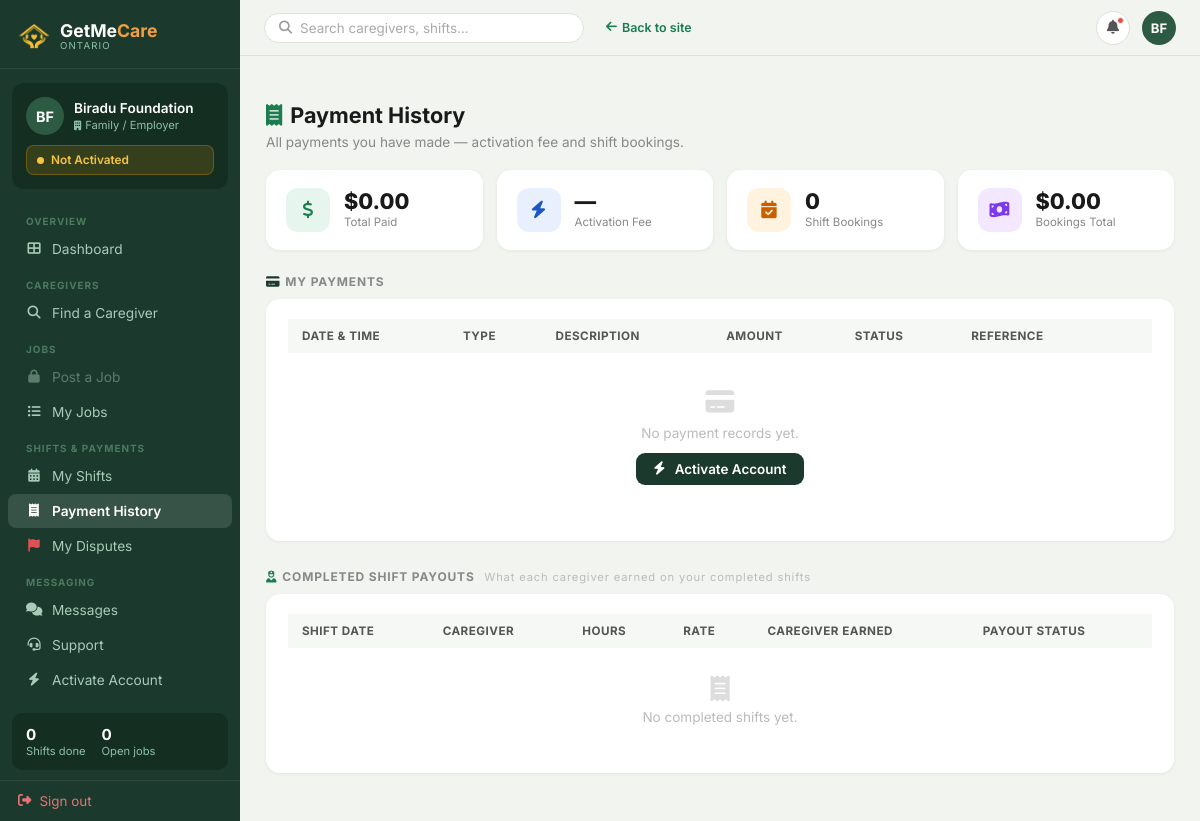
The page /employer/payments/ (signed in) on the database its author committed.
### Account/models.py (models this page shows, shortened)
class CustomUser(AbstractUser):
    EMPLOYER = 'employer'
    CAREGIVER = 'caregiver'
    ROLE_CHOICES = [
        (EMPLOYER, 'Employer / Family'),
        (CAREGIVER, 'Caregiver / PSW'),
    ]
    role = models.CharField(
        max_length=20,
        choices=ROLE_CHOICES,
        default=EMPLOYER,
    )
    phone = models.CharField(max_length=20, blank=True)
    @property
    def is_admin(self):
        return self.is_superuser or self.is_staff
    @property
    def is_employer(self):
        return self.role == self.EMPLOYER and not self.is_admin
    @property
    def is_caregiver(self):
        return self.role == self.CAREGIVER and not self.is_admin

### EmployerApp/views.py (the view, shortened to what this page needs)
    @login_required(login_url='Account:login')
    def wrapper(request, *args, **kwargs):
        if request.user.is_employer:
            profile = EmployerProfile.objects.filter(user=request.user).first()
        return view_func(request, *args, **kwargs)

### templates/EmployerApp/payment-history.html (shortened to what this page needs)
{% extends "EmployerApp/base_employer.html" %}
{% block content %}
<div style="margin-bottom:20px">
  <h1 class="ep-page-title" style="margin-bottom:6px">
    <i class="fas fa-receipt" style="color:#1b7d4f;margin-right:8px"></i>Payment History
  </h1>
  <p style="font-size:.85rem;color:#888">All payments you have made — activation fee and shift bookings.</p>
</div>
<div class="ph-summary">
  <div class="ph-stat">
    <div class="ph-stat-icon" style="background:#e6f5ee">
      <i class="fas fa-dollar-sign" style="color:#1b7d4f"></i>
    </div>
    <div>
      <div class="ph-stat-val">${{ total_paid|floatformat:2 }}</div>
      <div class="ph-stat-lbl">Total Paid</div>
    </div>
  </div>
  <div class="ph-stat">
    <div class="ph-stat-icon" style="background:#e8f0fe">
      <i class="fas fa-bolt" style="color:#1a56c4"></i>
    </div>
    <div>
      <div class="ph-stat-val">
        {% if activation_fee %}${{ activation_fee|floatformat:2 }}{% else %}—{% endif %}
      </div>
      <div class="ph-stat-lbl">Activation Fee</div>
    </div>
  </div>
  <div class="ph-stat">
    <div class="ph-stat-icon" style="background:#fff3e0">
      <i class="fas fa-calendar-check" style="color:#c96000"></i>
    </div>
    <div>
      <div class="ph-stat-val">{{ booking_count }}</div>
      <div class="ph-stat-lbl">Shift Bookings</div>
    </div>
  </div>
  <div class="ph-stat">
    <div class="ph-stat-icon" style="background:#f3e8ff">
      <i class="fas fa-money-bill-wave" style="color:#7c3aed"></i>
    </div>
    <div>
      <div class="ph-stat-val">${{ booking_total|floatformat:2 }}</div>
      <div class="ph-stat-lbl">Bookings Total</div>
    </div>
  </div>
</div>
<div class="ph-section-title">
  <i class="fas fa-credit-card" style="margin-right:5px;color:#1b3a2d"></i>My Payments
</div>
<div class="ep-card" style="margin-bottom:28px">
  <div class="ep-card-pad">
    <div class="scroll-table-wrap">
      <table class="ep-table">
        <thead>
          <tr>
            <th>Date &amp; Time</th>
            <th>Type</th>
            <th>Description</th>
            <th>Amount</th>
            <th>Status</th>
            <th>Reference</th>
            <th></th>
          </tr>
        </thead>
        <tbody>
          {% for payment in emp_payments %}
          <tr>
            <td style="white-space:nowrap;font-size:.82rem">
              {{ payment.paid_at|date:"M d, Y" }}<br>
              <span style="color:#aaa;font-size:.72rem">{{ payment.paid_at|time:"g:i A" }}</span>
            </td>
            <td>
              {% if payment.payment_type == 'activation' %}
                <span class="badge badge-blue">
                  <i class="fas fa-bolt" style="margin-right:3px"></i>Activation
                </span>
              {% else %}
                <span class="badge badge-green">
                  <i class="fas fa-calendar-check" style="margin-right:3px"></i>Booking
                </span>
              {% endif %}
            </td>
            <td style="font-size:.83rem;color:#444">
              {{ payment.description|default:"—" }}
              {% if payment.shift %}
              <div style="margin-top:3px;font-size:.72rem;color:#1b7d4f;font-weight:600">
                <i class="fas fa-link"></i>
                Shift #{{ payment.shift.pk }} &mdash;
                {{ payment.shift.start_date|date:"M d, Y" }},
                {{ payment.shift.start_time|time:"g:i A" }}
                {% if payment.shift.duration_hours %}({{ payment.shift.duration_hours }} hrs){% endif %}
              </div>
              {% endif %}
            </td>
            <td style="font-weight:700;font-size:.93rem;white-space:nowrap">
              ${{ payment.amount|floatformat:2 }}
            </td>
            <td>
              {% if payment.status == 'completed' %}
                <span class="badge badge-green">Completed</span>
              {% elif payment.status == 'failed' %}
                <span class="badge badge-red">Failed</span>
              {% elif payment.status == 'refunded' %}
                <span class="badge badge-orange">Refunded</span>
              {% endif %}
            </td>
            <td style="font-size:.72rem;color:#aaa;font-family:monospace;word-break:break-all;max-width:180px">
              {{ payment.payment_reference|default:"—" }}
            </td>
            <td style="white-space:nowrap">
              {% if payment.payment_type == 'booking' and payment.shift %}
              <button type="button"
                class="dispute-trigger ep-btn ep-btn-ghost"
                style="font-size:.75rem;padding:5px 10px;color:#c62828;border-color:#f5c6c6"
                data-shift-pk="{{ payment.shift.pk }}"
                data-payment-pk="{{ payment.pk }}"
                data-caregiver="{{ payment.shift.caregiver.get_full_name }}"
                data-shift-date="{{ payment.shift.start_date|date:'M d, Y' }}">
                <i class="fas fa-flag"></i> Dispute
              </button>
              {% endif %}
            </td>
          </tr>
          {% empty %}
          <tr>
            <td colspan="7" style="text-align:center;padding:36px 0;color:#bbb">
              <i class="fas fa-credit-card" style="font-size:1.6rem;display:block;margin-bottom:10px;color:#ddd"></i>
              No payment records yet.
              {% if not is_activated %}
              <div style="margin-top:12px">
                <a href="{% url 'EmployerApp:activate_account' %}" class="ep-btn ep-btn-primary" style="display:inline-flex">
                  <i class="fas fa-bolt"></i>&nbsp;Activate Account
                </a>
              </div>
              {% endif %}
            </td>
          </tr>
          {% endfor %}
        </tbody>
      </table>
    </div>
  </div>
</div>
<div class="ph-section-title">
  <i class="fas fa-user-nurse" style="margin-right:5px;color:#1b7d4f"></i>Completed Shift Payouts
  <span style="font-weight:400;color:#bbb;font-size:.7rem;margin-left:6px;text-transform:none">
    What each caregiver earned on your completed shifts
  </span>
</div>
<div class="ep-card">
  <div class="ep-card-pad">
    <div class="scroll-table-wrap">
      <table class="ep-table">
        <thead>
          <tr>
            <th>Shift Date</th>
            <th>Caregiver</th>
            <th>Hours</th>
            <th>Rate</th>
            <th>Caregiver Earned</th>
            <th>Payout Status</th>
          </tr>
        </thead>
        <tbody>
          {% for log in logs %}
          <tr>
            <td>{{ log.shift.start_date|date:"M d, Y" }}</td>
            <td>{{ log.shift.caregiver.get_full_name|default:log.shift.caregiver.username }}</td>
            <td>{{ log.hours_worked|default:"—" }} hrs</td>
            <td>${{ log.shift.hourly_rate }}/hr</td>
            <td>{% if log.amount_earned %}${{ log.amount_earned }}{% else %}—{% endif %}</td>
            <td>
              <span class="badge
                {% if log.payment_status == 'paid' %}badge-green
                {% elif log.payment_status == 'disputed' %}badge-red
                {% else %}badge-orange{% endif %}">
                {{ log.get_payment_status_display }}
              </span>
            </td>
          </tr>
          {% empty %}
          <tr>
            <td colspan="6" style="text-align:center;padding:28px 0;color:#bbb">
              <i class="fas fa-receipt" style="font-size:1.6rem;display:block;margin-bottom:8px;color:#ddd"></i>
              No completed shifts yet.
            </td>
          </tr>
          {% endfor %}
        </tbody>
      </table>
    </div>
  </div>
</div>
{% endblock %}

### templates/EmployerApp/base_employer.html (shortened to what this page needs)
﻿{% load static %}<!doctype html>
<html lang="en">
  <head>
    <link
      rel="stylesheet"
      href="https://cdnjs.cloudflare.com/ajax/libs/font-awesome/6.4.0/css/all.min.css"
    />
  </head>
  <body>
    <aside class="ep-sidebar" id="ep-sidebar">
      <div class="ep-logo">
        <a href="{% url 'home' %}"
          ><img src="{% static 'Caregiver/images/sitelog.png' %}" alt="GetMeCare" style="width:32px;height:32px;object-fit:contain;filter:brightness(0) saturate(100%) invert(72%) sepia(60%) saturate(600%) hue-rotate(345deg) brightness(105%) contrast(95%)">
          <div>
            <div class="ep-logo-name">
              GetMe<span style="color:#F0A040">Care</span>
            </div>
            <div class="ep-logo-sub">Ontario</div>
          </div></a
        >
      </div>
      <div class="ep-profile">
        <div class="ep-profile-row">
          <div class="ep-av">{{ request.user.first_name|first|upper }}{{ request.user.last_name|first|upper }}</div>
          <div>
            <div class="ep-profile-name">
              {{ request.user.get_full_name|default:request.user.username }}
            </div>
            <div class="ep-profile-role">
              <i class="fas fa-building" style="font-size: 0.6rem"></i> Family /
              Employer
            </div>
          </div>
        </div>
        {% if is_activated %}
        <div class="ep-act-badge active">
          <span class="ep-act-dot active"></span> Account Active
        </div>
        {% else %}
        <div class="ep-act-badge inactive">
          <span class="ep-act-dot inactive"></span> Not Activated
        </div>
        {% endif %}
      </div>
      <nav
        class="ep-nav"
        id="ep-nav"
        data-url="{% url 'EmployerApp:dashboard' %}_{% url 'browse' %}_{% url 'EmployerApp:my_jobs' %}_{% url 'EmployerApp:my_shifts' %}_{% url 'EmployerApp:payment_history' %}"
      >
        <div class="ep-nav-section">Overview</div>
        <a href="{% url 'EmployerApp:dashboard' %}" data-nav="dashboard"
          ><i class="fas fa-th-large"></i> Dashboard</a
        >
        {% if is_moderation_restricted %}
        <div class="ep-nav-section">Support</div>
        <a href="{% url 'support_chat' %}" data-nav="support_chat"
          ><i class="fas fa-headset" style="color:#e05252"></i> Contact Support{% if support_unread_count %}<span class="nav-unread-badge">{{ support_unread_count }}</span>{% endif %}</a
        >
        <div class="ep-nav-section" style="margin-top:8px;">Locked</div>
        <a class="ep-nav-lock" title="Account restricted"><i class="fas fa-lock"></i> Find a Caregiver</a>
        <a class="ep-nav-lock" title="Account restricted"><i class="fas fa-lock"></i> Post a Job</a>
        <a class="ep-nav-lock" title="Account restricted"><i class="fas fa-lock"></i> My Jobs</a>
        <a class="ep-nav-lock" title="Account restricted"><i class="fas fa-lock"></i> My Shifts</a>
        <a class="ep-nav-lock" title="Account restricted"><i class="fas fa-lock"></i> Payment History</a>
        <a class="ep-nav-lock" title="Account restricted"><i class="fas fa-lock"></i> Messages</a>
        {% else %}
        <div class="ep-nav-section">Caregivers</div>
        <a
          href="{% url 'browse' %}"
          data-nav="browse"
          ><i class="fas fa-search"></i> Find a Caregiver</a
        >
        <div class="ep-nav-section">Jobs</div>
        {% if is_activated %}<a
          href="{% url 'EmployerApp:post_job' %}"
          data-nav="post_job"
          ><i class="fas fa-plus-circle"></i> Post a Job</a
        >
        {% else %}<a class="ep-nav-lock" title="Activate account to post jobs"
          ><i class="fas fa-lock"></i> Post a Job</a
        >{% endif %}
        <a href="{% url 'EmployerApp:my_jobs' %}" data-nav="my_jobs"
          ><i class="fas fa-list-ul"></i> My Jobs</a
        >
        <div class="ep-nav-section">Shifts &amp; Payments</div>
        <a href="{% url 'EmployerApp:my_shifts' %}" data-nav="my_shifts"
          ><i class="fas fa-calendar-alt"></i> My Shifts</a
        >
        <a
          href="{% url 'EmployerApp:payment_history' %}"
          data-nav="payment_history"
          ><i class="fas fa-receipt"></i> Payment History</a
        >
        <a
          href="{% url 'EmployerApp:my_disputes' %}"
          data-nav="my_disputes"
          ><i class="fas fa-flag" style="color:#e05252"></i> My Disputes</a
        >
        <div class="ep-nav-section">Messaging</div>
        <a href="{% url 'chat_list' %}" data-nav="chat_list"
          ><i class="fas fa-comments"></i> Messages{% if total_unread %}<span class="nav-unread-badge">{{ total_unread }}</span>{% endif %}</a
        >
        <a href="{% url 'support_chat' %}" data-nav="support_chat"
          ><i class="fas fa-headset"></i> Support{% if support_unread_count %}<span class="nav-unread-badge">{{ support_unread_count }}</span>{% endif %}</a
        >
        {% if not is_activated %}<a
          href="{% url 'EmployerApp:activate_account' %}"
          data-nav="activate_account"
          ><i class="fas fa-bolt"></i> Activate Account</a
        >{% endif %}
        {% endif %}
      </nav>
      <div class="ep-sb-stats">
        <div class="s-item">
          <div class="s-val">{{ total_completed }}</div>
          Shifts done
        </div>
        <div class="s-item">
          <div class="s-val">{{ open_jobs_count }}</div>
          Open jobs
        </div>
      </div>
      <div class="ep-signout">
        <a href="{% url 'Account:logout' %}"
          ><i class="fas fa-sign-out-alt"></i> Sign out</a
        >
      </div>
    </aside>
    <div class="ep-topbar">
      <form method="get" action="" class="ep-search-bar-wrap" style="flex:1;max-width:320px;">
        <div class="ep-search">
          <i class="fas fa-search"></i
          ><input type="text" name="q" placeholder="Search caregivers, shifts…" value="{{ request.GET.q|default:'' }}" />
        </div>
      </form>
      <a href="{% url 'home' %}" class="ep-back" style="margin-left: 10px"
        ><i class="fas fa-arrow-left"></i> Back to site</a
      >
      <div class="ep-bell">
        <i class="fas fa-bell"></i><span class="ep-bell-dot"></span>
      </div>
      <div class="ep-topbar-av">{{ request.user.first_name|first|upper }}{{ request.user.last_name|first|upper }}</div>
    </div>
    <main class="ep-main">
      <div class="ep-content">
        {% block content %}{% endblock %}
      </div>
    </main>
  </body>
</html>

### rows shown on the page
CustomUser: user.first_name|first "B", user.last_name|first "F", user.get_full_name "Biradu Foundation"

### other values the page prints
{{ total_completed }} "0"
{{ open_jobs_count }} "0"
{{ total_paid|floatformat:2 }} "0.00"
{{ booking_count }} "0"
{{ booking_total|floatformat:2 }} "0.00"
